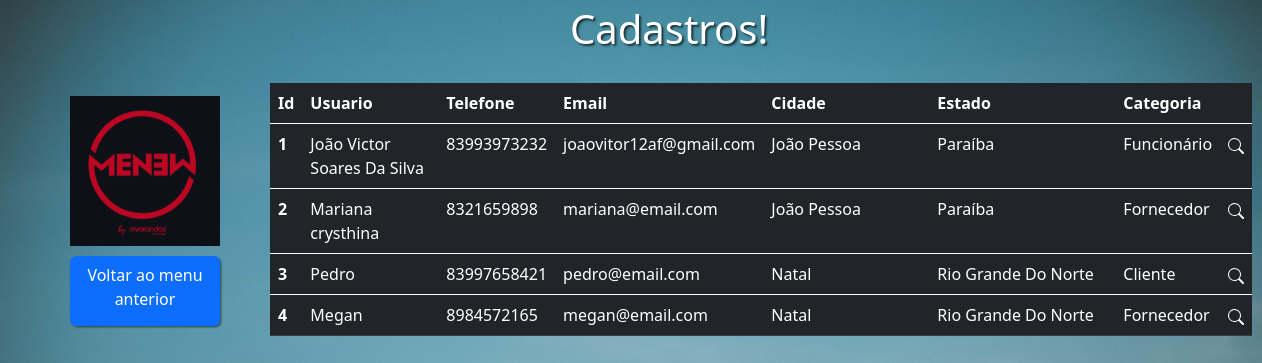
The app's page /listar.php with its own data.
### tables this page shows
CREATE TABLE `usuario` (
  `usuario_id` int(11) NOT NULL,
  `usuario` varchar(45) NOT NULL,
  `telefone` varchar(45) NOT NULL,
  `email` varchar(45) NOT NULL,
  `cidade` varchar(45) NOT NULL,
  `estado` varchar(45) NOT NULL,
  `categoria` varchar(45) NOT NULL
);

### listar.php (the view, shortened to what this page needs)
<?php
include("conexao.php");
$consulta = "SELECT * FROM usuario";
$con = mysqli_query($conexao, $consulta) or die(mysqli_error($conexao));
?>
<!DOCTYPE html>
<html lang="pt-br">
<head>
    <link href="https://cdn.jsdelivr.net/npm/bootstrap@5.0.1/dist/css/bootstrap.min.css" rel="stylesheet">
    <link rel="stylesheet" href="listar.css">
</head>
<body>
    <h1>Cadastros!</h1>
    <div id="main">
        <div><img src="images/Menew_logo.png" id="logo"></div>
        <a href="index.php" class="btn btn-primary" id="btn">Voltar ao menu anterior</a>
    </div>
    <div id="frame">
        <table class="table table-hover table-dark" style="border-radius: 2px;">
            <thead>
                <tr>
                    <th scope="col">Id</th>
                    <th scope="col">
                        <div style="width: 120px;">Usuario</div>
                    </th>
                    <th scope="col" id="telefone">Telefone</th>
                    <th scope="col">Email</th>
                    <th scope="col">
                        <div style="width: 150px;">Cidade</div>
                    </th>
                    <th scope="col">
                        <div style="width: 170px;">Estado</div>
                    </th>
                    <th scope="col">Categoria</th>
                    <th scope="col"></th>
                </tr>
            </thead>
            <tbody>
                <?php while ($dado = $con->fetch_array()) { ?>
                    <tr>
                        <th scope="row"><?php echo $dado["usuario_id"];$id_user=$dado["usuario_id"] ?></th>
                        <td><?php echo $dado["usuario"]; ?></td>
                        <td><?php echo $dado["telefone"]; ?></td>
                        <td><?php echo $dado["email"]; ?></td>
                        <td><?php echo $dado["cidade"]; ?></td>
                        <td><?php echo $dado["estado"]; ?></td>
                        <td><?php echo $dado["categoria"]; ?></td>
                        <td><a href="editar.php?id=<?php echo $id_user?>"></a></td>
            </tbody>
        <?php } ?>
        </table>
    </div>
</body>
</html>

### listar.css (style rules this page uses)
body { background-image: url(images/background_image.jpg); background-repeat: no-repeat; background-position: center center; background-attachment: fixed; background-size: cover; color: white; }
h1 { color: white; margin-left: 570px; margin-top: 5px; text-shadow: 2px 2px 2px rgba(0, 0, 0, 0.616); }
#main { margin-left: 70px; margin-top: 35px; position: absolute; }
#logo { width: 150px; height: 150px; }
#btn { margin-right: 10px; margin-top: 10px; height: 70px; width: 150px; box-shadow: 1.5px 1.5px 1.5px rgba(0, 0, 0, 0.411); border-radius: 6px; }
#frame { width: 50px; margin-left: 270px; margin-top: 30px; }

### records on screen
usuario: usuario_id "1", usuario "João Victor Soares Da Silva", telefone "83993973232", email "joaovitor12af@gmail.com", cidade "João Pessoa", estado "Paraíba", categoria "Funcionário"
usuario: usuario_id "2", usuario "Mariana crysthina", telefone "8321659898", email "mariana@email.com", cidade "João Pessoa", estado "Paraíba", categoria "Fornecedor"
usuario: usuario_id "3", usuario "Pedro", telefone "83997658421", email "pedro@email.com", cidade "Natal", estado "Rio Grande Do Norte", categoria "Cliente"
usuario: usuario_id "4", usuario "Megan", telefone "8984572165", email "megan@email.com", cidade "Natal", estado "Rio Grande Do Norte", categoria "Fornecedor"
